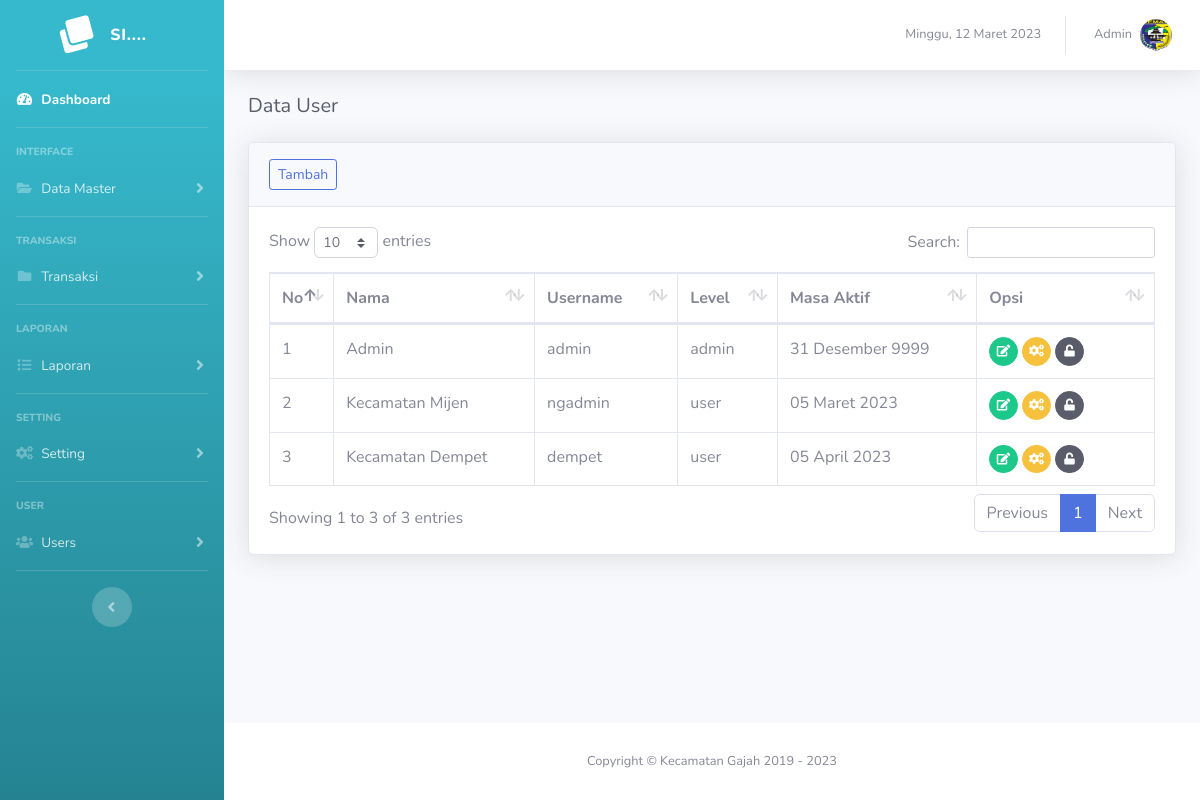
Page /user (signed in) on the committed database.
### tables this page shows
CREATE TABLE `tb_user` (
  `id_user` int(11) NOT NULL,
  `nama_user` varchar(100) NOT NULL,
  `username` varchar(50) NOT NULL,
  `password` varchar(255) NOT NULL,
  `level` varchar(20) NOT NULL,
  `tgl_aktivasi` date DEFAULT NULL
);

### inc/tgl_indo.php (called while the page is built)
<?php
function TanggalIndo($date){
	$BulanIndo = array("Januari", "Februari", "Maret", "April", "Mei", "Juni", "Juli", "Agustus", "September", "Oktober", "November", "Desember");
	$tahun = substr($date, 0, 4);
	$bulan = substr($date, 5, 2);
	$tgl   = substr($date, 8, 2);
	$result = $tgl . " " . $BulanIndo[(int)$bulan-1] . " ". $tahun;
	return($result);
}
?>

### page/user/user.php (the view)
<h5 class="h5 mb-4 text-gray-800">Data User</h5>
<div class="card shadow mb-4">
  <div class="card-header py-3">
    <a href="?page=user&action=add" class="btn btn-sm btn-outline-primary">Tambah</a>
  </div>
  <div class="card-body">
    <div class="table-responsive">
      <table class="table table-bordered" id="dataTable" width="100%" cellspacing="0">
        <thead>
          <tr>
            <th width="5%">No</th>
            <th>Nama</th>
            <th>Username</th>
            <th>Level</th>
            <th>Masa Aktif</th>
            <th width="20%">Opsi</th>
          </tr>
        </thead>
        <tbody>
          <?php
          $no = 1;
          $sql = $conn->query("SELECT * FROM tb_user");
          foreach ($sql as $key => $value) :
          ?>
            <tr>
              <td><?= $no++; ?></td>
              <td><?= $value['nama_user']; ?></td>
              <td><?= $value['username']; ?></td>
              <td><?= $value['level']; ?></td>
              <td><?= TanggalIndo($value['tgl_aktivasi']); ?></td>
              <td>
                <a href="?page=user&action=edit&id=<?= $value['id_user']; ?>" class="btn btn-sm btn-circle btn-success" data-toggle="tooltip" data-placement="top" title="Edit"><i class="fas fa-edit"></i></a>
                <a href="?page=user&action=reset&id=<?= $value['id_user']; ?>" class="reset btn btn-sm btn-circle btn-warning" data-toggle="tooltip" data-placement="top" title="Reset Password"><i class="fas fa-cogs"></i></a>
                <?php
                $aktif = $conn->query("SELECT * FROM tb_user WHERE id_user = '$_SESSION[id_user]'");
                $hasil = $aktif->fetch_assoc();
                if ($hasil['tgl_aktivasi'] < date("Y-m-d")) {
                  $title = "Nonaktif";
                } else {
                  $title = "Aktif";
                }
                ?>
                <a href="?page=user&action=aktif&id=<?= $value['id_user']; ?>" class=" btn btn-sm btn-circle btn-dark" data-toggle="tooltip" data-placement="top" title="<?= $title; ?>"><i class="fas fa-unlock"></i></a>
              </td>
            </tr>
          <?php endforeach; ?>
        </tbody>
      </table>
    </div>
  </div>
</div>

### rows in the picture
tb_user: nama_user "Admin", username "admin", level "admin", tgl_aktivasi "31 Desember 9999"
tb_user: nama_user "Kecamatan Mijen", username "ngadmin", level "user", tgl_aktivasi "05 Maret 2023"
tb_user: nama_user "Kecamatan Dempet", username "dempet", level "user", tgl_aktivasi "05 April 2023"

### other values in the picture
$_SESSION['nama'] "Admin"
